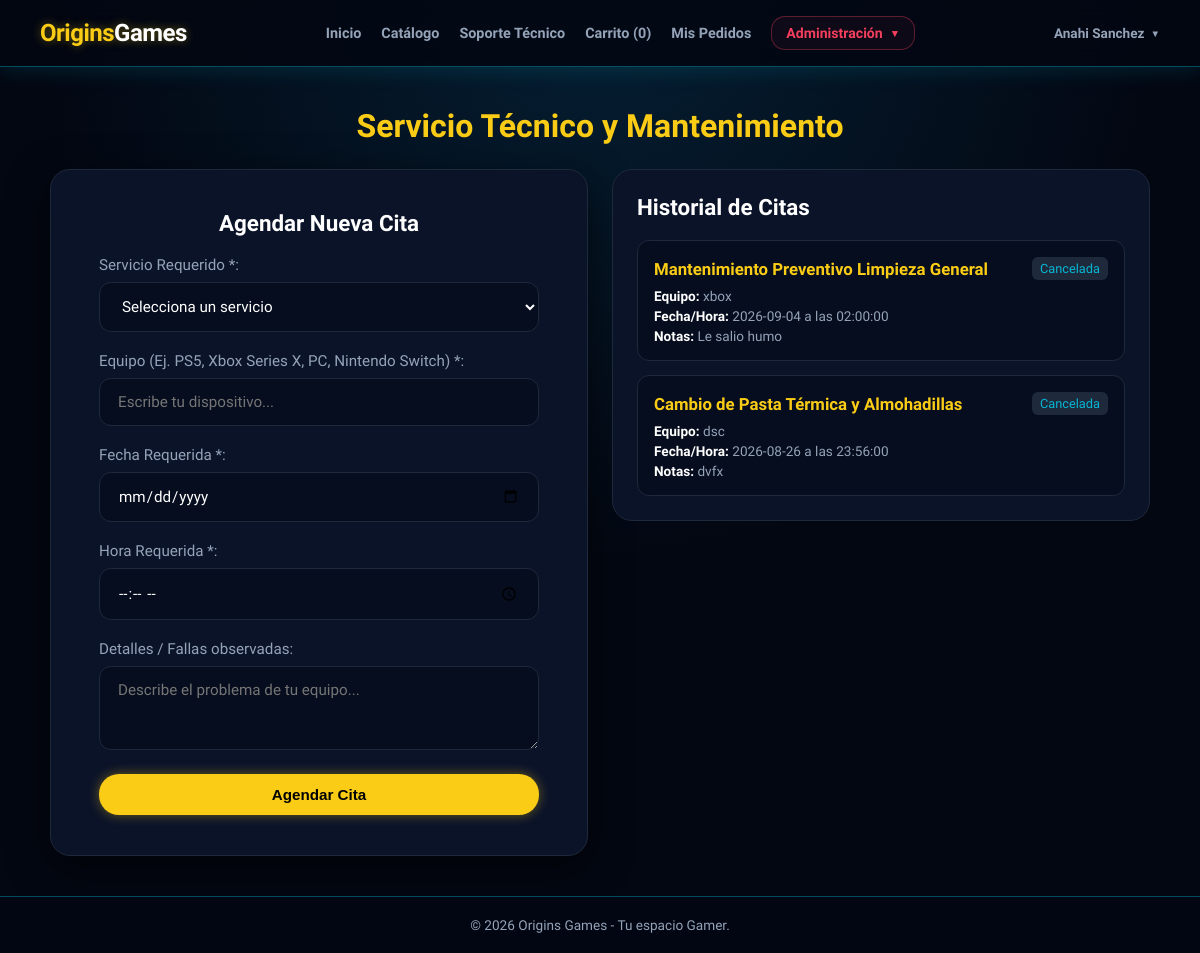
Before: /cita (signed in) with the older database file.
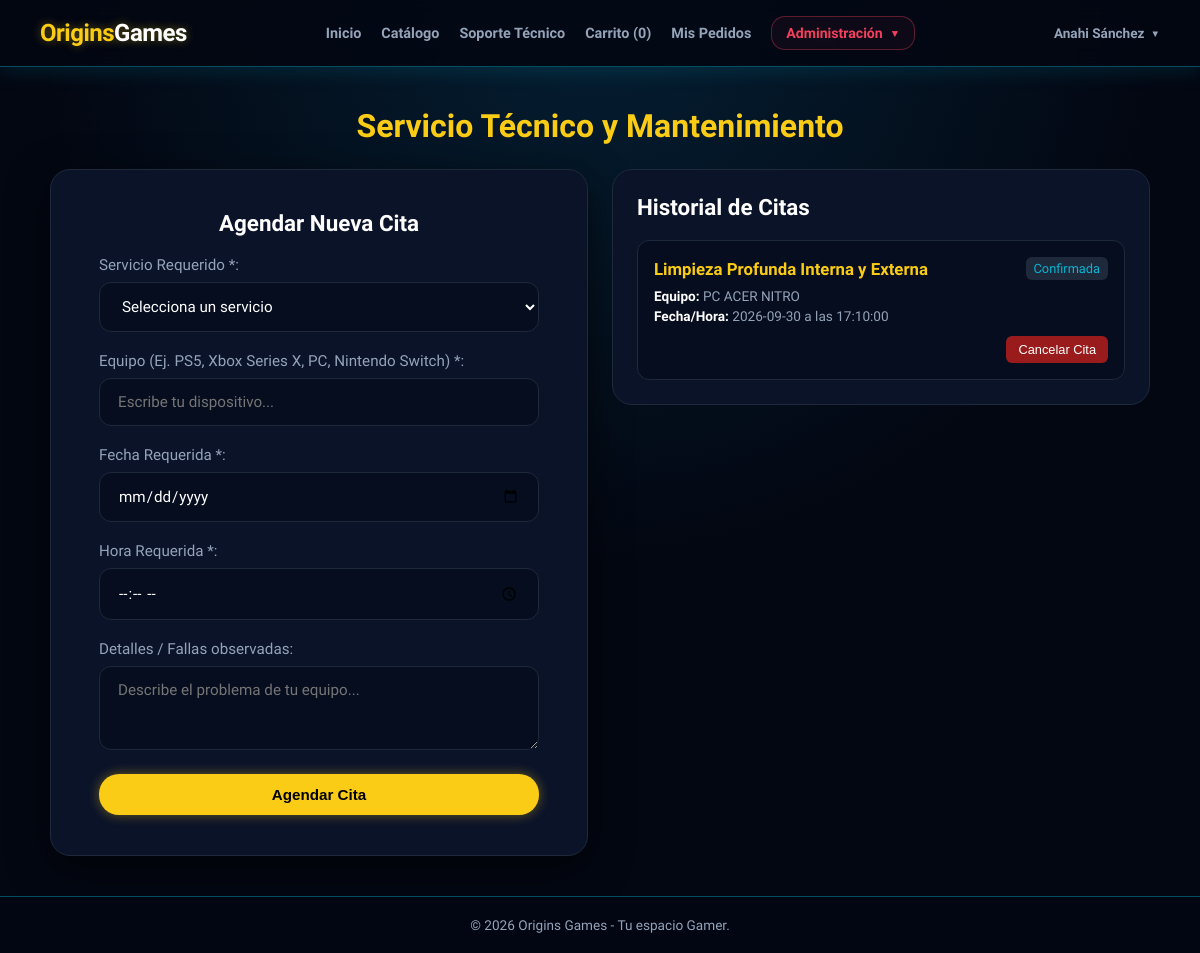
After: the same page with the newer database file.
### tables this page shows
CREATE TABLE `citas` (
  `id` int(11) NOT NULL,
  `usuario_id` int(11) NOT NULL,
  `servicio_id` int(11) NOT NULL,
  `tipo_equipo` varchar(100) NOT NULL,
  `fecha_cita` date NOT NULL,
  `hora_cita` time NOT NULL,
  `observaciones` text DEFAULT NULL,
  `estado` enum('pendiente','confirmada','completada','cancelada') DEFAULT 'pendiente',
  `created_at` timestamp NOT NULL DEFAULT current_timestamp()
);

### controllers/CitaController.php (called while the page is built, shortened)
<?php
require_once "models/Cita.php";
require_once "config/AuthMiddleware.php";
class CitaController {
    private $citaModel;
    public function __construct() {
        $this->citaModel = new Cita();
    }
    public function index() {
        $citas = $this->citaModel->getByUsuario($_SESSION['usuario']['id']);
        require_once 'views/layouts/header.php';
        require_once 'views/citas/index.php';
        require_once 'views/layouts/footer.php';
    }
}

### config/AuthMiddleware.php (called while the page is built, shortened)
<?php
class AuthMiddleware {
    public static function isLogged() {
        return isset($_SESSION['usuario']);
    }
}

### config/database.php (called while the page is built)
<?php
class Database {
    private static $host = "localhost";
    private static $db_name = "origins_games";
    private static $username = "root";
    private static $password = "";
    private static $conn = null;
    public static function connect() {
        if (self::$conn === null) {
            try {
                self::$conn = new PDO(
                    "mysql:host=" . self::$host . ";dbname=" . self::$db_name . ";charset=utf8mb4",
                    self::$username,
                    self::$password,
                    [
                        PDO::ATTR_ERRMODE => PDO::ERRMODE_EXCEPTION,
                        PDO::ATTR_DEFAULT_FETCH_MODE => PDO::FETCH_ASSOC,
                        PDO::ATTR_EMULATE_PREPARES => false
                    ]
                );
            } catch (PDOException $e) {
                die("Error de Conexión: " . $e->getMessage());
            }
        }
        return self::$conn;
    }
}

### models/Cita.php (called while the page is built, shortened)
<?php
require_once __DIR__ . '/../config/database.php';
class Cita
{
    private $db;
    public function __construct()
    {
        $this->db = Database::connect();
    }
    public function getByUsuario($usuario_id)
    {
        $sql = "SELECT *
                FROM citas
                WHERE usuario_id = ?
                ORDER BY fecha_cita DESC, hora_cita DESC";
        $stmt = $this->db->prepare($sql);
        $stmt->execute([$usuario_id]);
        return $stmt->fetchAll(PDO::FETCH_ASSOC);
    }
}

### views/citas/index.php (the view, shortened to what the changed rows need)
<?php require_once __DIR__ . '/../layouts/header.php'; ?>
<h2 style="font-size: 2rem; color: var(--yellow-accent); margin-bottom: 24px; text-align: center;">
    Servicio Técnico y Mantenimiento
</h2>
<div class="citas-layout" style="display: grid; grid-template-columns: 1fr 1fr; gap: 24px; max-width: 1100px; margin: 0 auto;">
                    <?php
                    $nombresServicios = [
                        1 => 'Mantenimiento Preventivo Limpieza General',
                        2 => 'Cambio de Pasta Térmica y Almohadillas',
                        3 => 'Mantenimiento y Calibración de Controles',
                        4 => 'Diagnóstico General de Fallas',
                        5 => 'Reparación de Fuente de Poder / Encendido',
                        6 => 'Cambio o Actualización de Disco Duro / SSD',
                        7 => 'Reparación de Puerto HDMI / Conectores',
                        8 => 'Mantenimiento de Sistema de Refrigeración',
                        9 => 'Formateo e Instalación de Sistema Operativo',
                        10 => 'Limpieza Profunda Interna y Externa'
                    ];
                    ?>
    <div style="background: var(--bg-card); border: 1px solid var(--border-card); border-radius: 20px; padding: 24px;">
        <?php if (!empty($citas)): ?>
            <div style="display: flex; flex-direction: column; gap: 14px; max-height: 500px; overflow-y: auto;">
                <?php foreach ($citas as $c): ?>
                    <div style="background: #060d1e; padding: 16px; border-radius: 12px; border: 1px solid var(--border-card);">
                        <div style="display: flex; justify-content: space-between; align-items: center; margin-bottom: 8px;">
                            <strong style="color: var(--yellow-accent); font-size: 1.05rem;">
                                <?= htmlspecialchars($nombresServicios[$c['servicio_id']] ?? 'Servicio Técnico') ?>
                            </strong>
                            <span style="font-size: 0.8rem; padding: 4px 8px; border-radius: 6px; background: #1e293b; color: var(--cyan-accent); text-transform: capitalize;">
                                <?= htmlspecialchars($c['estado'] ?? 'pendiente') ?>
                            </span>
                        </div>
                        <div style="font-size: 0.85rem; color: var(--text-secondary); display: flex; flex-direction: column; gap: 4px;">
                            <p style="margin: 0;"><strong style="color: var(--text-primary);">Equipo:</strong> <?= htmlspecialchars($c['tipo_equipo'] ?? 'N/A') ?></p>
                            <p style="margin: 0;"><strong style="color: var(--text-primary);">Fecha/Hora:</strong> <?= htmlspecialchars($c['fecha_cita'] ?? '') ?> a las <?= htmlspecialchars($c['hora_cita'] ?? '') ?></p>
                            <?php if (!empty($c['observaciones'])): ?>
                                <p style="margin: 0;"><strong style="color: var(--text-primary);">Notas:</strong> <?= htmlspecialchars($c['observaciones']) ?></p>
                            <?php endif; ?>
                        </div>
                        <?php if (in_array($c['estado'], ['pendiente', 'confirmada'])): ?>
                            <form action="/origins_games/cita/cancelar" method="POST" style="margin-top: 12px; text-align: right;" onsubmit="return confirm('¿Seguro que deseas cancelar esta cita?');">
                                <button type="submit" style="background: #991b1b; color: #fff; border: none; padding: 6px 12px; border-radius: 6px; cursor: pointer; font-size: 0.8rem;">
                                    Cancelar Cita
                                </button>
                            </form>
                        <?php endif; ?>
                    </div>
                <?php endforeach; ?>
            </div>
        <?php else: ?>
            <p style="color: var(--text-secondary);">No tienes citas agendadas por el momento.</p>
        <?php endif; ?>
    </div>
</div>
<?php require_once __DIR__ . '/../layouts/footer.php'; ?>

### views/layouts/header.php (shortened to what the changed rows need)
<?php
require_once __DIR__ . '/../../config/AuthMiddleware.php';
?>
<!DOCTYPE html>
<html lang="es">
<head>
</head>
<body>
<header class="navbar">
    <div class="auth-buttons">
        <?php if (AuthMiddleware::isLogged()): ?>
            <div class="user-profile-menu">
                <a
                    href="#"
                    class="user-profile-button"
                    onclick="return false;"
                >
                    <?= htmlspecialchars(
                        $_SESSION['usuario']['nombre'] ?? 'Usuario'
                    ) ?>
                    <span class="user-profile-arrow">
                        ▼
                    </span>
                </a>
            </div>
        <?php endif; ?>
    </div>
</header>
<main class="container">

Changed rows visible on the page:
removed citas: servicio "Mantenimiento Preventivo Limpieza General", estado "Cancelada", tipo_equipo "xbox", fecha_cita "2026-09-04", hora_cita "02:00:00", observaciones "Le salio humo"
removed citas: servicio "Cambio de Pasta Térmica y Almohadillas", estado "Cancelada", tipo_equipo "dsc", fecha_cita "2026-08-26", hora_cita "23:56:00", observaciones "dvfx"
added citas: servicio "Limpieza Profunda Interna y Externa", estado "Confirmada", tipo_equipo "PC ACER NITRO", fecha_cita "2026-09-30", hora_cita "17:10:00"
Other visible differences:
$_SESSION['usuario']['nombre']: "Anahi Sanchez" → "Anahi Sánchez"
